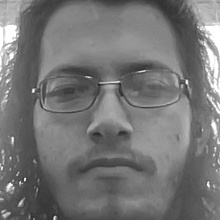
#> input picture images/pessoa.1.1.jpg, 220 x 220 px, given in place of the camera
$ python lbphfaces.py
#> lines starting #> are read from the running program, lines starting #| are printed output that depends on the picture; after the words box and inside, x2 and y2 are one past the last pixel; in counts of white or black regions, pixels touching at a corner belong together
from email.policy import strict
import cv2

detector_face = cv2.CascadeClassifier("haarcascade_frontalface_default.xml")
recognizer = cv2.face.LBPHFaceRecognizer_create(1, 4, 2, 2,70)
recognizer.read("declarantLBPH.yml")

width, height = 220, 220
font = cv2.FONT_HERSHEY_COMPLEX_SMALL

cam = cv2.VideoCapture(0)

while(True):
  connect_cam, img = cam.read()
#> img is the input picture: shape (220, 220, 3); min 32, max 255, mean 117.1
  img_gray = cv2.cvtColor(img, cv2.COLOR_BGR2GRAY)
  faces_detected = detector_face.detectMultiScale(img_gray, scaleFactor=1.5, minSize=(150, 150))
#> faces_detected = [[19, 17, 182, 182]]

  for(x,y,w, h) in faces_detected:
    img_face = cv2.resize(img_gray[y:y + w, y:y + w], (width, height))
    cv2.rectangle(img, (x, y), (x + w, y + h), (0, 0, 255), 2)
    id, confidence = recognizer.predict(img_face)
    nome = ''
    if id == 1:
      nome = 'Murilo'
    elif id == 2:
      nome = 'Thiago'
    else:
      nome = 'Desconhecido'
    print(id)
    cv2.putText(img, nome, (x,y + (h + 30)), font, 2, (0,0,255))
    cv2.putText(img, str(confidence),(x,y + (h + 50)), font, 1, (0,0,255) )
#> this loop made 1 pass
#> (x, y, w, h, id, confidence, nome) on pass 1: (19, 17, 182, 182, 2, 0.184, 'Thiago')
#| 2
#> pass 1, `img_face = cv2.resize(img_gray[y:y + w, y:y + w], (width, height))`:
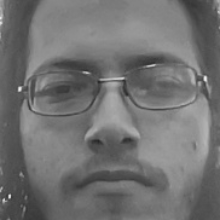
#> img_face: shape (220, 220); min 36, max 237, mean 113.4
#> after the loop:
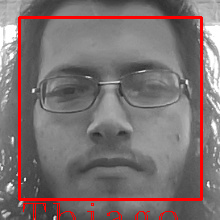
#> img: shape (220, 220, 3); 5.13% of pixels changed, all inside (x1, y1, x2, y2) = (18, 16, 203, 220)

  cv2.imshow("Face", img)
  cv2.waitKey(1)

cam.release()
cam.destroyAllWindowns()

$ run again, on images/pessoa.1.10.jpg
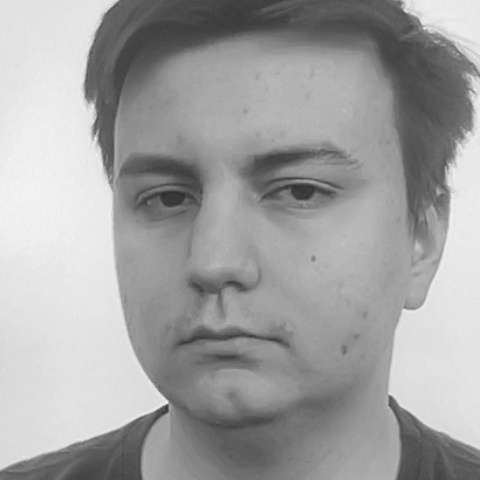
#> input picture images/pessoa.1.10.jpg, 480 x 480 px, given in place of the camera
#> img is the input picture: shape (480, 480, 3); min 41, max 245, mean 161.8
#> faces_detected = [[29, 28, 410, 410]]
#> the loop `for(x,y,w, h) in faces_detected:` made 1 pass
#> (x, y, w, h, id, confidence, nome) on pass 1: (29, 28, 410, 410, 1, 0.219, 'Murilo')
#> (printed output is left out)
#> pass 1, `img_face = cv2.resize(img_gray[y:y + w, y:y + w], (width, height))`:
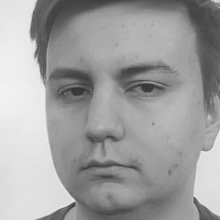
#> img_face: shape (220, 220); min 47, max 244, mean 159.9
#> after the loop `for(x,y,w, h) in faces_detected:`:
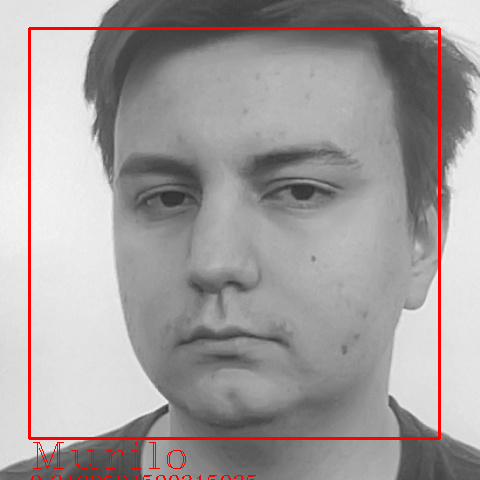
#> img: shape (480, 480, 3); 2.52% of pixels changed, all inside (x1, y1, x2, y2) = (28, 27, 441, 480)

$ run again, on images/pessoa.1.11.jpg
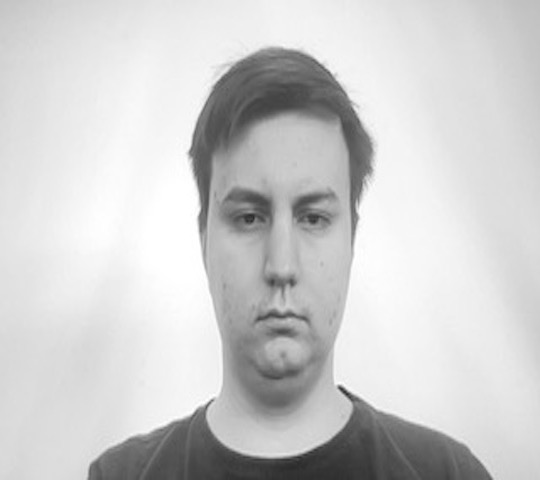
#> input picture images/pessoa.1.11.jpg, 540 x 480 px, given in place of the camera
#> img is the input picture: shape (480, 540, 3); min 41, max 255, mean 206.1
#> faces_detected = [[192, 144, 182, 182], [149, 107, 273, 273]]
#> the loop `for(x,y,w, h) in faces_detected:` made 2 passes
#> (x, y, w, h, id, confidence, nome) on passes 1 to 2: (192, 144, 182, 182, 1, 1.03, 'Murilo'), (149, 107, 273, 273, 1, 0.67, 'Murilo')
#> (printed output is left out)
#> pass 1, `img_face = cv2.resize(img_gray[y:y + w, y:y + w], (width, height))`:
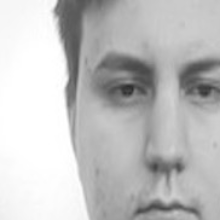
#> img_face: shape (220, 220); min 43, max 255, mean 193
#> after the loop `for(x,y,w, h) in faces_detected:`:
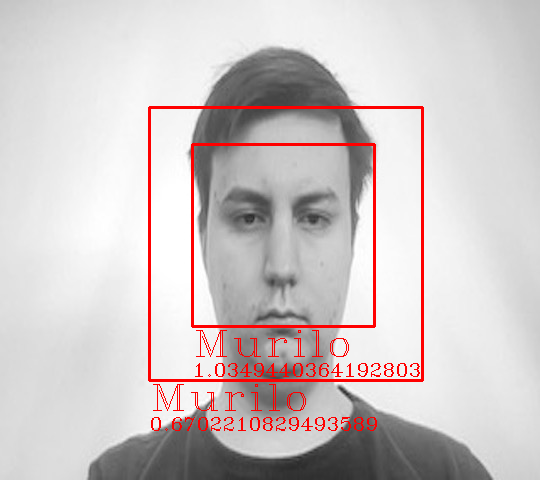
#> img: shape (480, 540, 3); 3.22% of pixels changed, all inside (x1, y1, x2, y2) = (148, 106, 424, 431)

$ run again, on images/pessoa.1.12.jpg
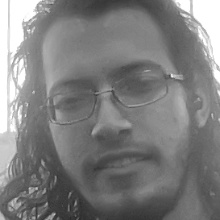
#> input picture images/pessoa.1.12.jpg, 220 x 220 px, given in place of the camera
#> img is the input picture: shape (220, 220, 3); min 42, max 255, mean 126.5
#> faces_detected = [[20, 20, 182, 182]]
#> the loop `for(x,y,w, h) in faces_detected:` made 1 pass
#> (x, y, w, h, id, confidence, nome) on pass 1: (20, 20, 182, 182, 2, 0.269, 'Thiago')
#> (printed output is left out)
#> pass 1, `img_face = cv2.resize(img_gray[y:y + w, y:y + w], (width, height))`:
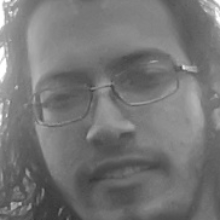
#> img_face: shape (220, 220); min 49, max 255, mean 117.1
#> after the loop `for(x,y,w, h) in faces_detected:`:
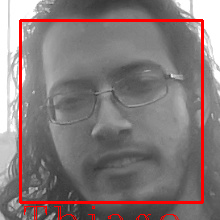
#> img: shape (220, 220, 3); 5% of pixels changed, all inside (x1, y1, x2, y2) = (19, 19, 204, 220)
